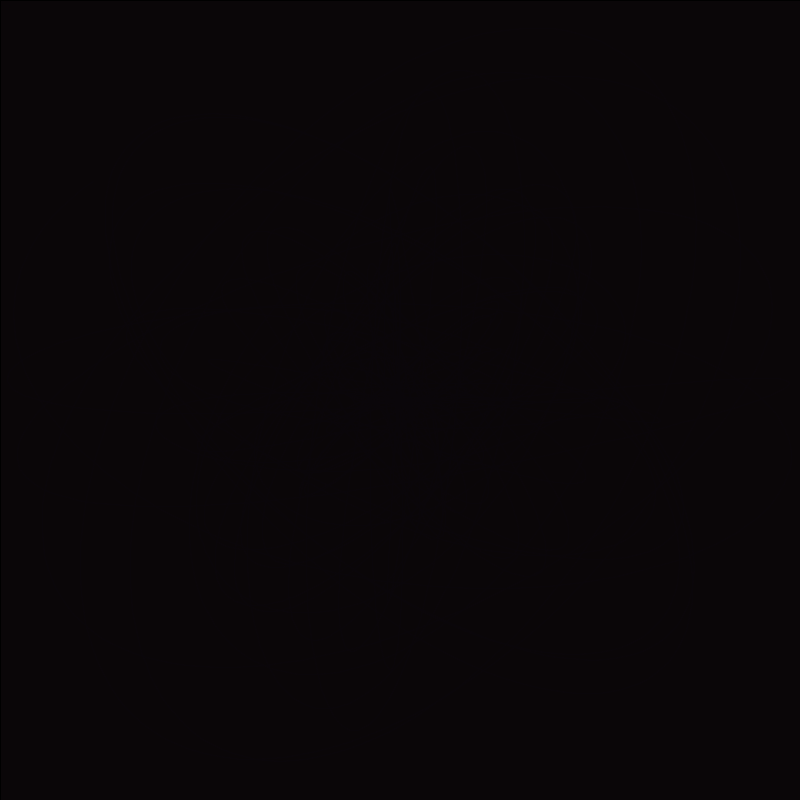
Frame 1 (no input)
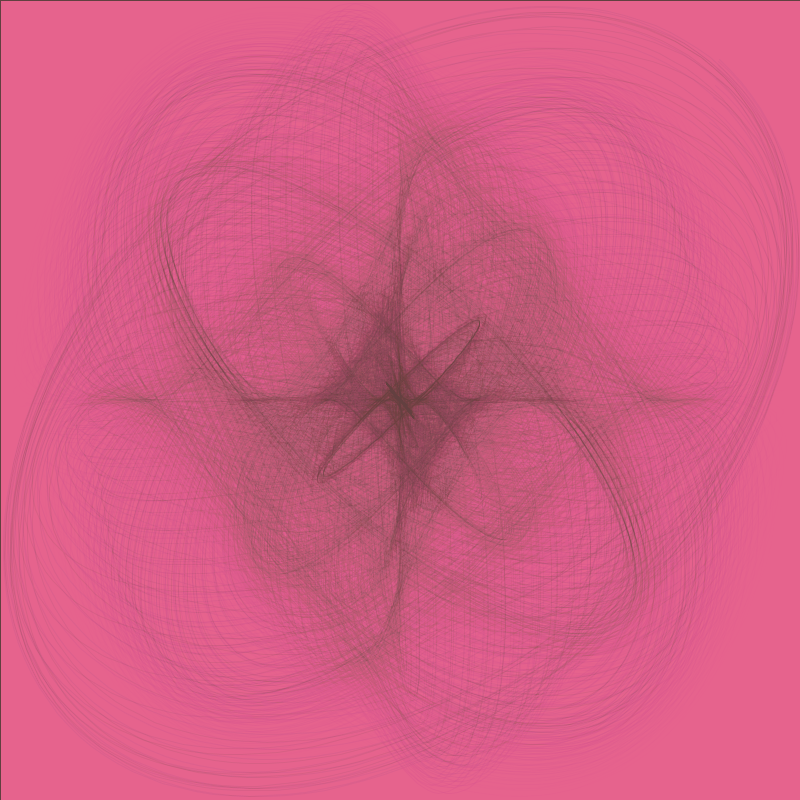
Frame 60 (the mouse pressed at the canvas centre just before this capture)
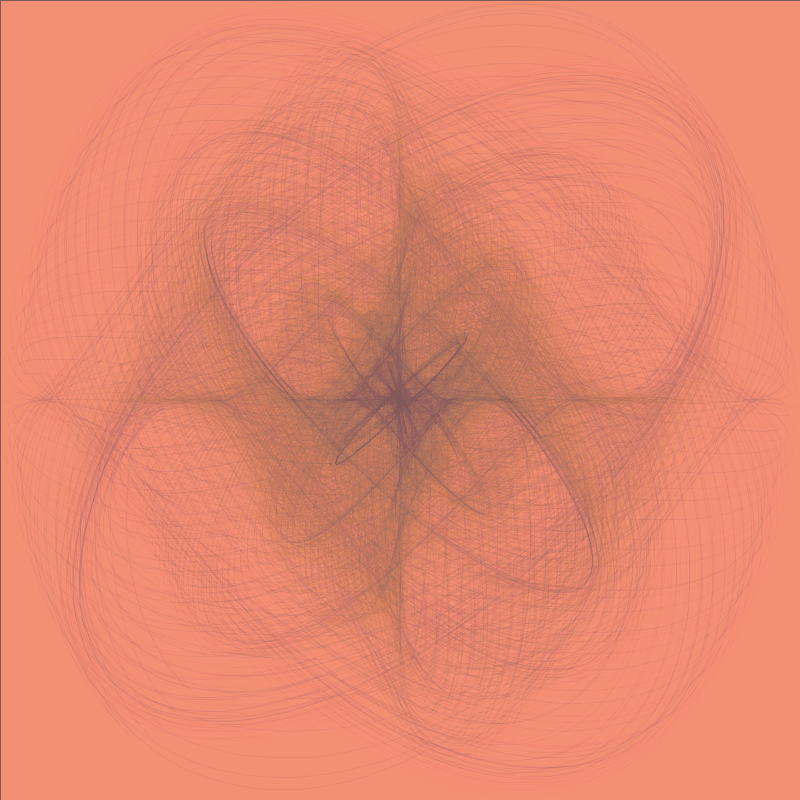
Frame 120 (the mouse held since frame 60 and released just before this capture)

The Processing sketch that drew these frames (run headless with seeded random() and noise(); from frame 60 on, the mouse is pressed at the canvas centre):

// Processing sketch: colorVersion
// ── colorVersion.pde
//Owen Meyer
//the trig functions here are taken from another source and then modified (played with)  
//to achieve various excellent effects
//uncommenting the * sin( idx ) below produces another beautifull result
//
//this version continues to be interestingly ordered over time; 
// while a lot of variations become chaotic over time

int sIze = 400; //changes the size and centers the image
int automate = 222;
float col = 255;
float a = 0;
int R = 20;
int G = 5;
int B = 33;
int incR = 1;
int incG = 1;
int incB = 1;
int RR = 170;
int GG = 150;
int BB = 200;
int incRR = 1;
int incGG = 1;
int incBB = 1;

void setup() {
  size( 800, 800 ); 
  
  
  smooth();
  strokeWeight( 1 );
  background( 0 );
  
}

void draw(){
  
  println("R: " + R );
  println("G: " + G );
  println("B: " + B );
  println("RR: " + RR );
  println("GG: " + GG );
  println("BB: " + BB );
   
  fill( 250, GG, BB, 10);
  rect( 0, 0, width, height );
  noFill();
  //background( 0 );
  automate ++;
  
  RR = RR - incRR;
  GG = GG - incGG;
  BB = BB - incBB;
  
    if( (RR < 100) || (RR > 254) ){
    incRR = incRR * -1;
  }
    if( (GG < 100) || (GG > 254) ){
    incGG = incGG * -1;
  }
    if( (BB < 100) || (BB > 254) ){
    incBB = incBB * -1;
  }
  
    
  R = R - incR;
  G = G - incG;
  B = B - incB;
  
  if( (R < 1) || (R > 80) ){
    incR = incR * -1;
  }
    if( (G < 1) || (G > 80) ){
    incG = incG * -1;
  }
    if( (B < 1) || (B > 254) ){
    incB = incB * -1;
  }
  stroke( R, G, B, 20 );
  
  

 
beginShape();
  
  for( float idx = sIze ; idx > 0; idx -= .05 ) {


      a = idx *  ( automate ) *.00012;
   
    vertex(
    
    //x coordinate
      sIze + cos( a *1.2 ) * idx * sin( idx * 1.003 ),  
      
     //y coordinate 
      sIze +  sin( a*3)* idx * sin( idx )    //for another nice effect try uncommenting the * sin( idx )         

    );  
  } 
  

 endShape(); 

}
